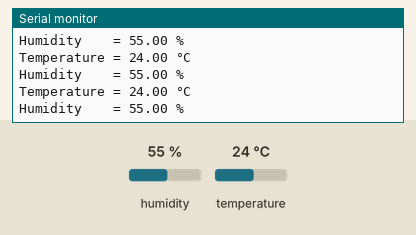
Bench run of a sketch on a simulated Arduino Nano 33 BLE. Shown: the last lines printed to the serial monitor. Inputs (shaded band) come from the test bench; at power-on: humidity 55 %, temperature 24 °C. Nothing arrives over Bluetooth unless stated.

Above: at 1.8 s.
1.9 s: humidity set to 22 %
At 2.7 s:
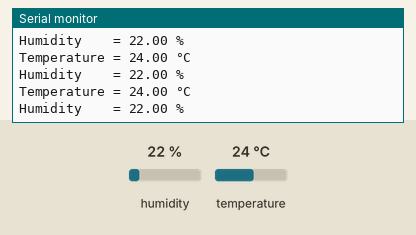
3.4 s: temperature set to 12 °C
At 4.1 s:
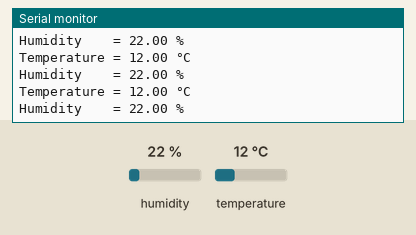
4.9 s: humidity set to 40 %
At 5.6 s:
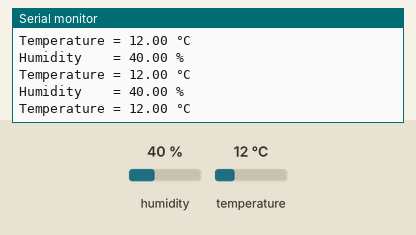
Timing chart, 0 to 7.9 s (numbered marks = the images above; inputs shaded):
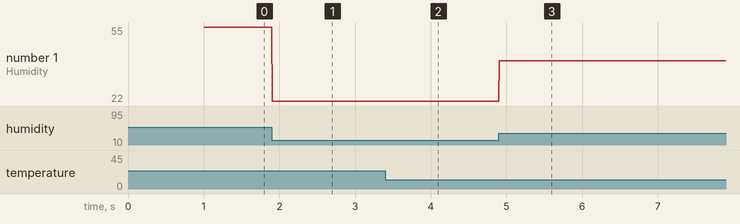

The sketch:

environment_sensor.ino.ino
```cpp
#include <ArduinoBLE.h>
#include <Arduino_HTS221.h>

//constants:
#define SENSOR_UPDATE_PERIOD_MS           1000 //1 second

//GATT realeted:
BLEService EnvironmentSensorService("19B10000-E8F2-537E-4F6C-D104768A1214"); // create service
BLEFloatCharacteristic TemperatureCharacteristic("19B10001-E8F2-537E-4F6C-D104768A1214", BLERead);
BLEFloatCharacteristic HumidityCharacteristic("19B10001-E8F2-537E-4F6C-D104768A1214", BLERead);

void setup() {
  Serial.begin(115200);
  //while (!Serial);

  // begin initialization
  if (!BLE.begin()) {
    Serial.println("starting BLE failed!");
    while (1);
  }

  if (!HTS.begin()) {
    Serial.println("Failed to initialize humidity temperature sensor!");
    while (1);
  }

  // set the local name peripheral advertises
  BLE.setLocalName("Environment sensor");
  BLE.setDeviceName("Environment sensor");
  // set the UUID for the service this peripheral advertises
  BLE.setAdvertisedService(EnvironmentSensorService);

  // add the characteristic to the service
  EnvironmentSensorService.addCharacteristic(TemperatureCharacteristic);
  EnvironmentSensorService.addCharacteristic(HumidityCharacteristic);

  // add service
  BLE.addService(EnvironmentSensorService);

  // assign event handlers for connected, disconnected to peripheral
  BLE.setEventHandler(BLEConnected, blePeripheralConnectHandler);
  BLE.setEventHandler(BLEDisconnected, blePeripheralDisconnectHandler);

  // start advertising
  BLE.advertise();

  Serial.println(("Bluetooth device active, waiting for connections..."));
}

void loop() {
  // poll for BLE events
  BLE.poll();

  unsigned long _sensors_last_update = 0;
  unsigned long _uptime = millis();

  if ((_uptime - _sensors_last_update) >= SENSOR_UPDATE_PERIOD_MS) {
    //store update time:
    _sensors_last_update = _uptime;

    // read all the sensor values
    float temperature = HTS.readTemperature();
    float humidity    = HTS.readHumidity();

    // print each of the sensor values
    Serial.print("Temperature = ");
    Serial.print(temperature);
    Serial.println(" °C");

    Serial.print("Humidity    = ");
    Serial.print(humidity);
    Serial.println(" %");

    // print an empty line
    Serial.println();

    //update GATT table:
    TemperatureCharacteristic.writeValue(temperature);
    HumidityCharacteristic.writeValue(humidity);
  }
}

void blePeripheralConnectHandler(BLEDevice central) {
  // central connected event handler
  Serial.print("Connected event, central: ");
  Serial.println(central.address());
}

void blePeripheralDisconnectHandler(BLEDevice central) {
  // central disconnected event handler
  Serial.print("Disconnected event, central: ");
  Serial.println(central.address());
}
```

Measured:
- after the input at 1.9 s, the serial monitor: prints a new line at once (image 1)
- after the input at 3.4 s, the serial monitor: prints a new line at once (image 2)
- after the input at 4.9 s, the serial monitor: prints a new line at once (image 3)
- plotted number 1: 55 → 22 after the input at 1.9 s, 22 → 40 after the input at 4.9 s
